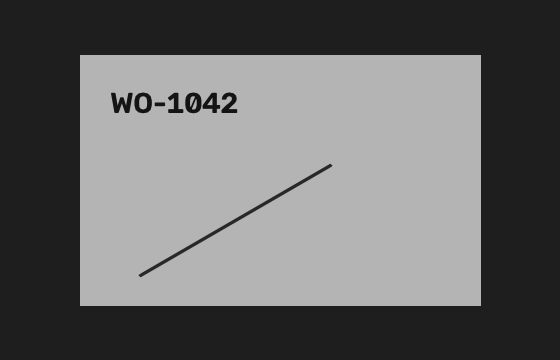
#> input picture samples/part_crack.png, 560 x 360 px
$ python -i vision.py   (imports and definitions only)
#> lines starting #> are read from the running program, lines starting #| are printed output that depends on the picture; after the words box and inside, x2 and y2 are one past the last pixel; in counts of white or black regions, pixels touching at a corner belong together
import cv2
import numpy as np

NOMINAL_ASPECT = 1.60
ASPECT_TOL = 0.08

CRACK_CONTRAST = 20.0
SCRATCH_CONTRAST = -12.0


def part_box(gray):
    _, th = cv2.threshold(gray, 60, 255, cv2.THRESH_BINARY)
    cnts, _ = cv2.findContours(th, cv2.RETR_EXTERNAL, cv2.CHAIN_APPROX_SIMPLE)
    if not cnts:
        return None
    return cv2.boundingRect(max(cnts, key=cv2.contourArea))


def _linear_defects(gray, box):
    x, y, w, h = box
    pad = int(0.08 * min(w, h))
    roi = gray[y + pad:y + h - pad, x + pad:x + w - pad]
    if roi.size == 0:
        return []

    # the part ID is stamped in the top band; mask it out so letter strokes
    # are not picked up as linear defects
    roi = roi[int(0.32 * roi.shape[0]):, :]

    edges = cv2.Canny(cv2.GaussianBlur(roi, (3, 3), 0), 40, 120)
    lines = cv2.HoughLinesP(edges, 1, np.pi / 180, threshold=25,
                            minLineLength=int(0.30 * min(roi.shape)), maxLineGap=6)
    if lines is None:
        return []

    base = float(np.median(roi))
    found = []
    for x1, y1, x2, y2 in lines.reshape(-1, 4):
        mask = np.zeros(roi.shape, np.uint8)
        cv2.line(mask, (x1, y1), (x2, y2), 255, 3)
        contrast = base - float(cv2.mean(roi, mask=mask)[0])
        found.append({"contrast": round(contrast, 1),
                      "length_px": int(np.hypot(x2 - x1, y2 - y1))})
    return found


def classify(image_bgr):
    gray = cv2.cvtColor(image_bgr, cv2.COLOR_BGR2GRAY)
    box = part_box(gray)
    if box is None:
        return {"category": "no_defect", "confidence": 0.3,
                "evidence": "no part region isolated from background"}

    x, y, w, h = box
    # long side over short side; returned as a number so the disposition rules can
    # tell above-nominal (reworkable) from below-nominal (scrap)
    aspect = max(w, h) / float(min(w, h))
    defects = _linear_defects(gray, box)
    cracks = [d for d in defects if d["contrast"] >= CRACK_CONTRAST]
    scratches = [d for d in defects if d["contrast"] <= SCRATCH_CONTRAST]

    if cracks:
        peak = max(d["contrast"] for d in cracks)
        return {"category": "crack", "confidence": round(min(0.95, 0.55 + peak / 150), 2),
                "evidence": "%d dark linear discontinuity(ies), peak contrast %.0f" % (len(cracks), peak),
                "aspect": round(aspect, 3)}

    if abs(aspect - NOMINAL_ASPECT) > ASPECT_TOL:
        return {"category": "dimensional_deviation", "confidence": 0.85,
                "evidence": "aspect %.2f vs nominal %.2f +/- %.2f" % (aspect, NOMINAL_ASPECT, ASPECT_TOL),
                "aspect": round(aspect, 3)}

    if scratches:
        peak = min(d["contrast"] for d in scratches)
        return {"category": "surface_scratch", "confidence": round(min(0.9, 0.5 + abs(peak) / 150), 2),
                "evidence": "%d bright linear mark(s), peak contrast %.0f" % (len(scratches), peak),
                "aspect": round(aspect, 3)}

    return {"category": "no_defect", "confidence": 0.8,
            "evidence": "aspect %.2f within tolerance, no linear defects" % aspect,
            "aspect": round(aspect, 3)}

>>> import cv2
>>> picture = cv2.imread('../samples/part_crack.png')
#> picture is the input picture: shape (360, 560, 3); min 20, max 180, mean 103.4
>>> result = classify(picture)
#> in part_box, `_, th = cv2.threshold(gray, 60, 255, cv2.THRESH_BINARY)`:
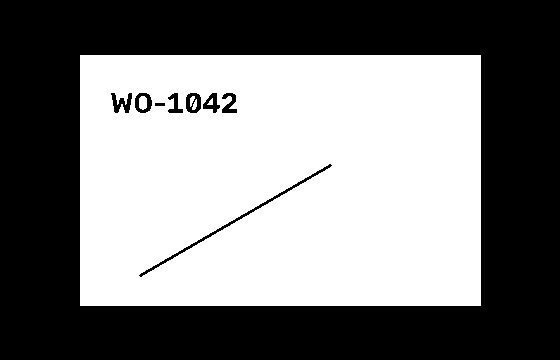
#> th: shape (360, 560); 49.1% white; 5 white regions, box (x1, y1, x2, y2) and area: (80, 55, 481, 306) 98741, (139, 96, 147, 110) 98, (192, 99, 197, 110) 34, (190, 96, 195, 107) 33, (207, 98, 213, 105) 25
#> in part_box, `cnts, _ = cv2.findContours(th, cv2.RETR_EXTERNAL, cv2.CHAIN_APPROX_SIM..`: cnts = [[[80, 55], [80, 305], [480, 305], [480, 55]]]
#> in classify, `box = part_box(gray)`: box = (80, 55, 401, 251)
#> in classify, `x, y, w, h = box`: x = 80; y = 55; w = 401; h = 251
#> in classify, `aspect = max(w, h) / float(min(w, h))`: aspect = 1.6
#> in _linear_defects, `x, y, w, h = box`: x = 80; y = 55; w = 401; h = 251
#> in _linear_defects, `pad = int(0.08 * min(w, h))`: pad = 20
#> in _linear_defects, `roi = gray[y + pad:y + h - pad, x + pad:x + w - pad]`:
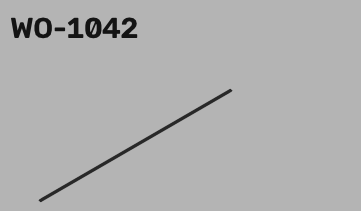
#> roi: shape (211, 361); min 20, max 180, mean 176
#> in _linear_defects, `roi = roi[int(0.32 * roi.shape[0]):, :]`:
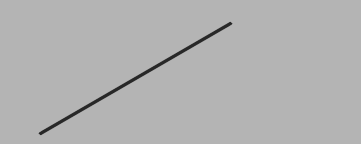
#> roi: shape (144, 361); min 40, max 180, mean 178
#> in _linear_defects, `edges = cv2.Canny(cv2.GaussianBlur(roi, (3, 3), 0), 40, 120)`:
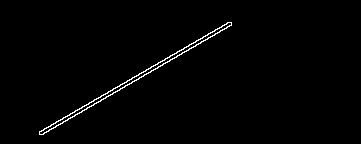
#> edges: shape (144, 361); 1.2% white in thin lines or dots, all inside (x1, y1, x2, y2) = (39, 22, 232, 135)
#> in _linear_defects, `lines = cv2.HoughLinesP(edges, 1, np.pi / 180, threshold=25, minLineLe..`: lines = [[42, 134, 231, 25], [39, 131, 229, 22], [40, 134, 231, 24], [39, 132, 230, 22]]
#> in _linear_defects, `base = float(np.median(roi))`: base = 180
#> the loop in _linear_defects, `for x1, y1, x2, y2 in lines.reshape(-1, 4):` made 4 passes
#> (x1, y1, x2, y2, contrast) on passes 1 to 4: (42, 134, 231, 25, 58.98), (39, 131, 229, 22, 65.91), (40, 134, 231, 24, 83.93), (39, 132, 230, 22, 83.86)
#> after the loop in _linear_defects, `for x1, y1, x2, y2 in lines.reshape(-1, 4):`:
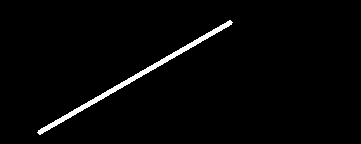
#> mask: shape (144, 361); 2.1% white; 1 white region, box (x1, y1, x2, y2) and area: (37, 20, 233, 135) 1108
#> after the loop in _linear_defects, `for x1, y1, x2, y2 in lines.reshape(-1, 4):`: found = 4 items
#> in classify, `scratches = [d for d in defects if d["contrast"] <= SCRATCH_CONTRAST]`: scratches = []
#> in classify, `peak = max(d["contrast"] for d in cracks)`: peak = 83.9
#> result = 4 items

$ run again, on samples/part_scratch.png
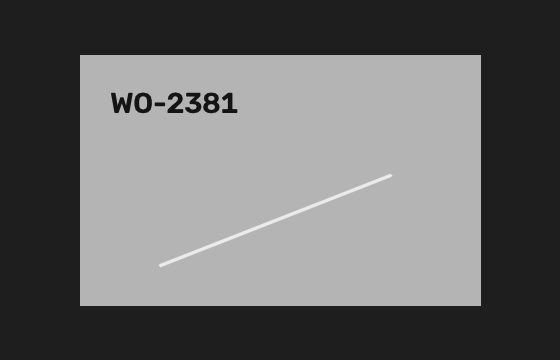
#> input picture samples/part_scratch.png, 560 x 360 px
#> picture is the input picture: shape (360, 560, 3); min 20, max 235, mean 104.1
#> in part_box, `_, th = cv2.threshold(gray, 60, 255, cv2.THRESH_BINARY)`:
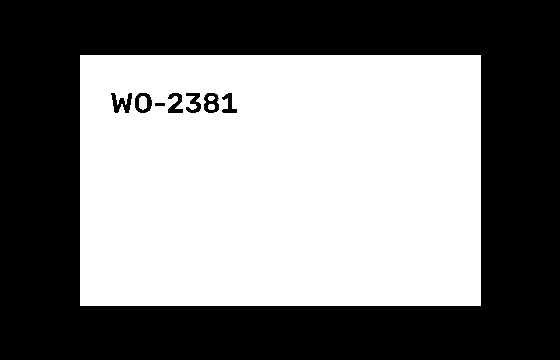
#> th: shape (360, 560); 49.4% white; 4 white regions, box (x1, y1, x2, y2) and area: (80, 55, 481, 306) 99381, (139, 96, 147, 110) 98, (208, 104, 215, 110) 38, (208, 96, 215, 101) 29
#> cnts = [[[80, 55], [80, 305], [480, 305], [480, 55]]]
#> box = (80, 55, 401, 251)
#> in classify, `x, y, w, h = box`: x = 80; y = 55; w = 401; h = 251
#> aspect = 1.6
#> in _linear_defects, `x, y, w, h = box`: x = 80; y = 55; w = 401; h = 251
#> pad = 20
#> edges: shape (144, 361); 0.9% white in thin lines or dots, all inside (x1, y1, x2, y2) = (59, 32, 292, 125)
#> lines = [[62, 120, 291, 32], [59, 124, 270, 43], [59, 122, 128, 95], [200, 66, 288, 32], [189, 74, 291, 34]]
#> base = 180
#> the loop in _linear_defects, `for x1, y1, x2, y2 in lines.reshape(-1, 4):` made 5 passes
#> (x1, y1, x2, y2, contrast) on passes 1 to 5: (62, 120, 291, 32, -30.42), (59, 124, 270, 43, -30.57), (59, 122, 128, 95, -31.11), (200, 66, 288, 32, -25.54), (189, 74, 291, 34, -30.85)
#> after the loop in _linear_defects, `for x1, y1, x2, y2 in lines.reshape(-1, 4):`:
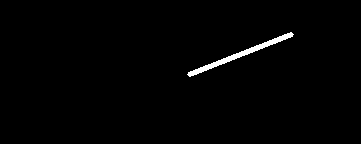
#> mask: shape (144, 361); 1.1% white; 1 white region, box (x1, y1, x2, y2) and area: (187, 32, 294, 77) 577
#> after the loop in _linear_defects, `for x1, y1, x2, y2 in lines.reshape(-1, 4):`: found = 5 items
#> cracks = []
#> scratches = 5 items
#> peak = -31.1
#> result = 4 items
